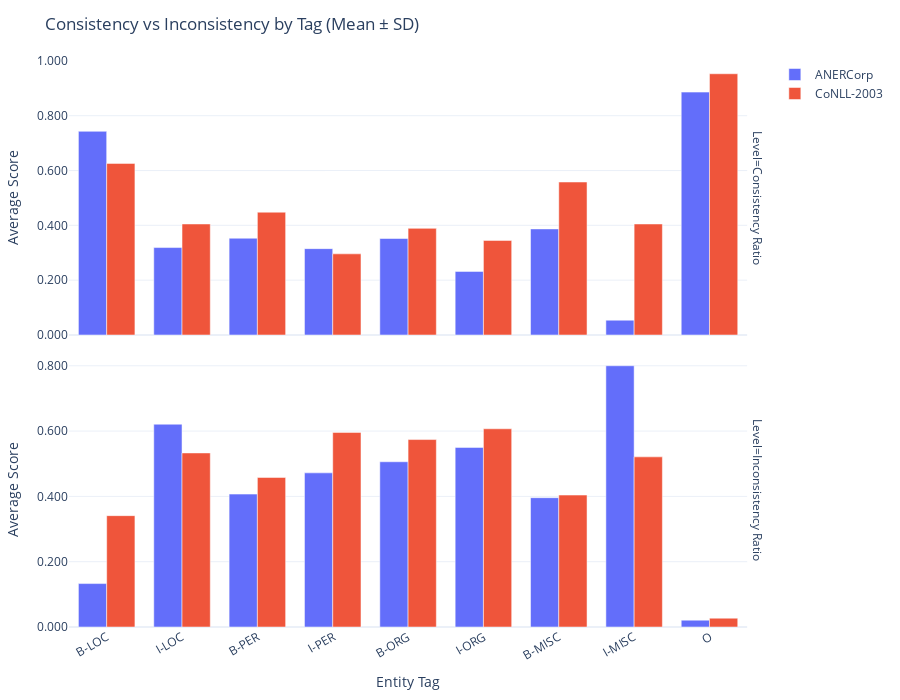

The notebook cell this image was saved under:
### Code cell
comp = plot_token_behaviour_bar(
    df,
    title="Consistency vs Inconsistency by Tag (Mean ± SD)",
    level_order=["Consistency Ratio", "Inconsistency Ratio"],
    tag_order=_DEFAULT_TAGS + ["O"],
    facet_by_level=True,
    facet_by_split=False,  # opt-in only if you ever want columns by Split
    y_axis_label="Average Score",
)
comp

### Figure 1 — Plotly figure (JSON) as saved in the notebook; plotly's stock layout.template omitted (floating-point values rounded to 4 significant figures)
{"data": [{"alignmentgroup": "True", "cliponaxis": false, "hovertemplate": "Dataset=ANERCorp<br>Level=Consistency Ratio<br>Entity Tag=%{x}<br>Average Score=%{y}<br>Text Label=%{text}<extra></extra>", "insidetextanchor": "middle", "legendgroup": "ANERCorp", "marker": {"color": "#636efa", "pattern": {"shape": ""}}, "name": "ANERCorp", "offsetgroup": "ANERCorp", "orientation": "v", "showlegend": true, "text": ["0.743 <br>±<br>0.397", "0.387 <br>±<br>0.441", "0.352 <br>±<br>0.393", "0.353 <br>±<br>0.390", "0.319 <br>±<br>0.256", "0.054 <br>±<br>0.164", "0.232 <br>±<br>0.314", "0.315 <br>±<br>0.367", "0.886 <br>±<br>0.301"], "textposition": "auto", "type": "bar", "x": ["B-LOC", "B-MISC", "B-ORG", "B-PER", "I-LOC", "I-MISC", "I-ORG", "I-PER", "O"], "xaxis": "x2", "y": [0.743, 0.387, 0.352, 0.353, 0.319, 0.054, 0.232, 0.315, 0.886], "yaxis": "y2"}, {"alignmentgroup": "True", "cliponaxis": false, "hovertemplate": "Dataset=ANERCorp<br>Level=Inconsistency Ratio<br>Entity Tag=%{x}<br>Average Score=%{y}<br>Text Label=%{text}<extra></extra>", "insidetextanchor": "middle", "legendgroup": "ANERCorp", "marker": {"color": "#636efa", "pattern": {"shape": ""}}, "name": "ANERCorp", "offsetgroup": "ANERCorp", "orientation": "v", "showlegend": false, "text": ["0.133 <br>±<br>0.286", "0.396 <br>±<br>0.443", "0.506 <br>±<br>0.420", "0.407 <br>±<br>0.407", "0.621 <br>±<br>0.289", "0.800 <br>±<br>0.369", "0.550 <br>±<br>0.410", "0.472 <br>±<br>0.410", "0.021 <br>±<br>0.099"], "textposition": "auto", "type": "bar", "x": ["B-LOC", "B-MISC", "B-ORG", "B-PER", "I-LOC", "I-MISC", "I-ORG", "I-PER", "O"], "xaxis": "x", "y": [0.133, 0.396, 0.506, 0.407, 0.621, 0.8, 0.55, 0.472, 0.021], "yaxis": "y"}, {"alignmentgroup": "True", "cliponaxis": false, "hovertemplate": "Dataset=CoNLL-2003<br>Level=Consistency Ratio<br>Entity Tag=%{x}<br>Average Score=%{y}<br>Text Label=%{text}<extra></extra>", "insidetextanchor": "middle", "legendgroup": "CoNLL-2003", "marker": {"color": "#EF553B", "pattern": {"shape": ""}}, "name": "CoNLL-2003", "offsetgroup": "CoNLL-2003", "orientation": "v", "showlegend": true, "text": ["0.626 <br>±<br>0.361", "0.558 <br>±<br>0.408", "0.389 <br>±<br>0.348", "0.448 <br>±<br>0.386", "0.405 <br>±<br>0.390", "0.405 <br>±<br>0.402", "0.345 <br>±<br>0.350", "0.296 <br>±<br>0.291", "0.953 <br>±<br>0.184"], "textposition": "auto", "type": "bar", "x": ["B-LOC", "B-MISC", "B-ORG", "B-PER", "I-LOC", "I-MISC", "I-ORG", "I-PER", "O"], "xaxis": "x2", "y": [0.626, 0.558, 0.389, 0.448, 0.405, 0.405, 0.345, 0.296, 0.953], "yaxis": "y2"}, {"alignmentgroup": "True", "cliponaxis": false, "hovertemplate": "Dataset=CoNLL-2003<br>Level=Inconsistency Ratio<br>Entity Tag=%{x}<br>Average Score=%{y}<br>Text Label=%{text}<extra></extra>", "insidetextanchor": "middle", "legendgroup": "CoNLL-2003", "marker": {"color": "#EF553B", "pattern": {"shape": ""}}, "name": "CoNLL-2003", "offsetgroup": "CoNLL-2003", "orientation": "v", "showlegend": false, "text": ["0.341 <br>±<br>0.348", "0.404 <br>±<br>0.401", "0.574 <br>±<br>0.357", "0.458 <br>±<br>0.387", "0.533 <br>±<br>0.400", "0.521 <br>±<br>0.413", "0.607 <br>±<br>0.367", "0.596 <br>±<br>0.342", "0.027 <br>±<br>0.127"], "textposition": "auto", "type": "bar", "x": ["B-LOC", "B-MISC", "B-ORG", "B-PER", "I-LOC", "I-MISC", "I-ORG", "I-PER", "O"], "xaxis": "x", "y": [0.341, 0.404, 0.574, 0.458, 0.533, 0.521, 0.607, 0.596, 0.027], "yaxis": "y"}], "layout": {"annotations": [{"font": {}, "showarrow": false, "text": "Level=Inconsistency Ratio", "textangle": 90, "x": 0.98, "xanchor": "left", "xref": "paper", "y": 0.2425, "yanchor": "middle", "yref": "paper"}, {"font": {}, "showarrow": false, "text": "Level=Consistency Ratio", "textangle": 90, "x": 0.98, "xanchor": "left", "xref": "paper", "y": 0.7575, "yanchor": "middle", "yref": "paper"}], "bargap": 0.25, "barmode": "group", "height": 700, "legend": {"title": {}, "tracegroupgap": 0}, "margin": {"b": 40, "l": 20, "r": 20, "t": 60}, "title": {"text": "Consistency vs Inconsistency by Tag (Mean ± SD)"}, "uniformtext": {"minsize": 10, "mode": "hide"}, "xaxis": {"anchor": "y", "categoryarray": ["B-LOC", "I-LOC", "B-PER", "I-PER", "B-ORG", "I-ORG", "B-MISC", "I-MISC", "O"], "categoryorder": "array", "domain": [0, 0.98], "tickangle": -30, "title": {"text": "Entity Tag"}}, "xaxis2": {"anchor": "y2", "domain": [0, 0.98], "matches": "x", "showticklabels": false, "tickangle": -30}, "yaxis": {"anchor": "x", "autorange": true, "domain": [0, 0.485], "rangemode": "tozero", "tickformat": ".3f", "title": {"text": "Average Score"}}, "yaxis2": {"anchor": "x2", "autorange": true, "domain": [0.515, 1], "rangemode": "tozero", "tickformat": ".3f", "title": {"text": "Average Score"}}}}
